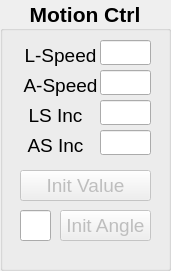
   <widget class="QGroupBox" name="motionctrl_groupBox">
    <property name="geometry">
     <rect>
      <x>450</x>
      <y>569</y>
      <width>171</width>
      <height>271</height>
     </rect>
    </property>
    <property name="font">
     <font>
      <pointsize>16</pointsize>
      <weight>75</weight>
      <bold>true</bold>
     </font>
    </property>
    <property name="title">
     <string>Motion Ctrl</string>
    </property>
    <property name="alignment">
     <set>Qt::AlignCenter</set>
    </property>
    <widget class="QLabel" name="lspeed_label">
     <property name="geometry">
      <rect>
       <x>20</x>
       <y>40</y>
       <width>81</width>
       <height>31</height>
      </rect>
     </property>
     <property name="font">
      <font>
       <pointsize>14</pointsize>
       <weight>50</weight>
       <bold>false</bold>
      </font>
     </property>
     <property name="text">
      <string>L-Speed</string>
     </property>
     <property name="alignment">
      <set>Qt::AlignCenter</set>
     </property>
    </widget>
    <widget class="QLineEdit" name="lspeed_lineEdit">
     <property name="geometry">
      <rect>
       <x>100</x>
       <y>40</y>
       <width>51</width>
       <height>25</height>
      </rect>
     </property>
     <property name="font">
      <font>
       <pointsize>14</pointsize>
       <weight>50</weight>
       <bold>false</bold>
      </font>
     </property>
     <property name="alignment">
      <set>Qt::AlignRight|Qt::AlignTrailing|Qt::AlignVCenter</set>
     </property>
     <property name="readOnly">
      <bool>true</bool>
     </property>
    </widget>
    <widget class="QLabel" name="aspeed_label">
     <property name="geometry">
      <rect>
       <x>20</x>
       <y>70</y>
       <width>81</width>
       <height>31</height>
      </rect>
     </property>
     <property name="font">
      <font>
       <pointsize>14</pointsize>
       <weight>50</weight>
       <bold>false</bold>
      </font>
     </property>
     <property name="text">
      <string>A-Speed</string>
     </property>
     <property name="alignment">
      <set>Qt::AlignCenter</set>
     </property>
    </widget>
    <widget class="QLineEdit" name="aspeed_lineEdit">
     <property name="geometry">
      <rect>
       <x>100</x>
       <y>70</y>
       <width>51</width>
       <height>25</height>
      </rect>
     </property>
     <property name="font">
      <font>
       <pointsize>14</pointsize>
       <weight>50</weight>
       <bold>false</bold>
      </font>
     </property>
     <property name="alignment">
      <set>Qt::AlignRight|Qt::AlignTrailing|Qt::AlignVCenter</set>
     </property>
     <property name="readOnly">
      <bool>true</bool>
     </property>
    </widget>
    <widget class="QLabel" name="lsinc_label">
     <property name="geometry">
      <rect>
       <x>20</x>
       <y>100</y>
       <width>71</width>
       <height>31</height>
      </rect>
     </property>
     <property name="font">
      <font>
       <pointsize>14</pointsize>
       <weight>50</weight>
       <bold>false</bold>
      </font>
     </property>
     <property name="text">
      <string>LS Inc</string>
     </property>
     <property name="alignment">
      <set>Qt::AlignCenter</set>
     </property>
    </widget>
    <widget class="QLineEdit" name="lsinc_lineEdit">
     <property name="geometry">
      <rect>
       <x>100</x>
       <y>100</y>
       <width>51</width>
       <height>25</height>
      </rect>
     </property>
     <property name="font">
      <font>
       <pointsize>14</pointsize>
       <weight>50</weight>
       <bold>false</bold>
      </font>
     </property>
     <property name="alignment">
      <set>Qt::AlignRight|Qt::AlignTrailing|Qt::AlignVCenter</set>
     </property>
     <property name="readOnly">
      <bool>true</bool>
     </property>
    </widget>
    <widget class="QLabel" name="asinc_label">
     <property name="geometry">
      <rect>
       <x>20</x>
       <y>130</y>
       <width>71</width>
       <height>31</height>
      </rect>
     </property>
     <property name="font">
      <font>
       <pointsize>14</pointsize>
       <weight>50</weight>
       <bold>false</bold>
      </font>
     </property>
     <property name="text">
      <string>AS Inc</string>
     </property>
     <property name="alignment">
      <set>Qt::AlignCenter</set>
     </property>
    </widget>
    <widget class="QLineEdit" name="asinc_lineEdit">
     <property name="geometry">
      <rect>
       <x>100</x>
       <y>130</y>
       <width>51</width>
       <height>25</height>
      </rect>
     </property>
     <property name="font">
      <font>
       <pointsize>14</pointsize>
       <weight>50</weight>
       <bold>false</bold>
      </font>
     </property>
     <property name="alignment">
      <set>Qt::AlignRight|Qt::AlignTrailing|Qt::AlignVCenter</set>
     </property>
     <property name="readOnly">
      <bool>true</bool>
     </property>
    </widget>
    <widget class="QPushButton" name="mcinit_PB">
     <property name="enabled">
      <bool>false</bool>
     </property>
     <property name="geometry">
      <rect>
       <x>20</x>
       <y>170</y>
       <width>131</width>
       <height>31</height>
      </rect>
     </property>
     <property name="font">
      <font>
       <pointsize>14</pointsize>
       <weight>50</weight>
       <bold>false</bold>
      </font>
     </property>
     <property name="text">
      <string>Init Value</string>
     </property>
    </widget>
    <widget class="QPushButton" name="initangle_PB">
     <property name="enabled">
      <bool>false</bool>
     </property>
     <property name="geometry">
      <rect>
       <x>60</x>
       <y>210</y>
       <width>91</width>
       <height>31</height>
      </rect>
     </property>
     <property name="font">
      <font>
       <pointsize>14</pointsize>
       <weight>50</weight>
       <bold>false</bold>
      </font>
     </property>
     <property name="text">
      <string>Init Angle</string>
     </property>
    </widget>
    <widget class="QLineEdit" name="headingangle_lineEdit">
     <property name="geometry">
      <rect>
       <x>20</x>
       <y>210</y>
       <width>31</width>
       <height>31</height>
      </rect>
     </property>
     <property name="font">
      <font>
       <pointsize>14</pointsize>
       <weight>50</weight>
       <bold>false</bold>
      </font>
     </property>
     <property name="alignment">
      <set>Qt::AlignRight|Qt::AlignTrailing|Qt::AlignVCenter</set>
     </property>
    </widget>
   </widget>
